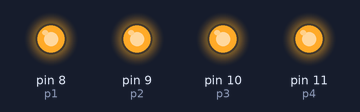
Bench run of a sketch on a simulated Arduino Uno, built with avr-gcc and run on an emulated ATmega328P. Shown: output pins drawn as LEDs (lit = HIGH).

Above: at 0.5 s.
At 3.5 s:
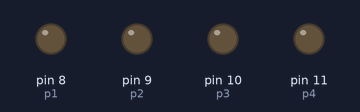
Timing chart, 0 to 4.6 s (numbered marks = the images above):
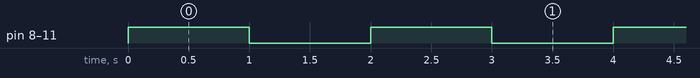

Measured:
- by itself, pin 8 (p1), pin 9 (p2), pin 10 (p3), pin 11 (p4): alternates HIGH for 1.0 s and LOW for 1.0 s

The sketch:

Exercicio2.ino
```cpp
#define p1 8   //definindo que o pino 8 se chama p1
#define p2 9   //definindo que o pino 9 se chama p2
#define p3 10  //definindo que o oino 10 se chama p3
#define p4 11  //definindo que o pino 11 se chama p4

void setup() {
  pinMode(p1, OUTPUT);  //definindo p1 como OUTPUT
  pinMode(p2, OUTPUT);  //definindo p2 como OUTPUT
  pinMode(p3, OUTPUT);  //definindo p3 como OUTPUT
  pinMode(p4, OUTPUT);  //definindo p4 como OUTPUT
}

void loop() {
  digitalWrite(p1, 1);  //tornando o p1 AUTO
  digitalWrite(p2, 1);  //tornando o p2 AUTO
  digitalWrite(p3, 1);  //tornando o p3 AUTO
  digitalWrite(p4, 1);  //tornando o p4 AUTO
  delay(1000);          //dando um tempo entre os pinos no estado AUTO para o estado BAIXO
  digitalWrite(p1, 0);  //tornando o p1 BAIXO
  digitalWrite(p2, 0);  //tornando o p2 BAIXO
  digitalWrite(p3, 0);  //tornando o p3 BAIXO
  digitalWrite(p4, 0);  //tornando o p4 BAIXO
  delay(1000);          //dando um tempo antre os pinos no estado BAIXO para o estado AUTO
}
```
